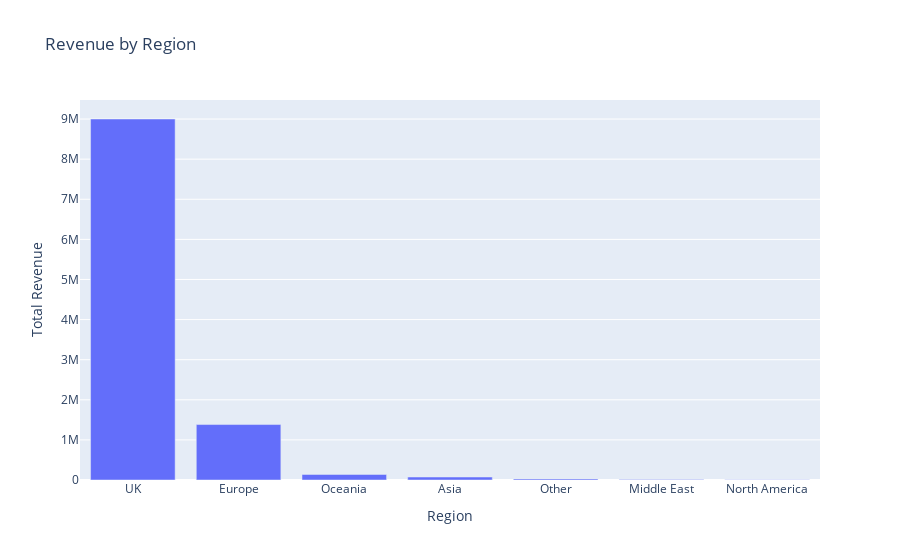

Notebook cell for this chart:
### Markdown cell above
Now we can aggregate our revenues by region, and display our findings in a Bar Plot.

### Code cell
# Aggregate revenue by region
region_sales = df.groupby('Region')['TotalPrice'].sum().reset_index()

# Bar chart of regional revenue
fig = px.bar(region_sales.sort_values(by='TotalPrice', ascending=False),
             x='Region', y='TotalPrice',
             title='Revenue by Region',
             labels={'TotalPrice': 'Total Revenue'})
fig.show()

### Figure 1 — Plotly figure (JSON) as saved in the notebook; plotly's stock layout.template omitted (floating-point values rounded to 4 significant figures)
{"data": [{"hovertemplate": "Region=%{x}<br>Total Revenue=%{y}<extra></extra>", "legendgroup": "", "marker": {"color": "#636efa", "pattern": {"shape": ""}}, "name": "", "orientation": "v", "showlegend": false, "textposition": "auto", "type": "bar", "x": ["UK", "Europe", "Oceania", "Asia", "Other", "Middle East", "North America"], "xaxis": "x", "y": [9002000.0, 1383000.0, 138500.0, 74180.0, 27640.0, 10030.0, 7247.0], "yaxis": "y"}], "layout": {"barmode": "relative", "legend": {"tracegroupgap": 0}, "title": {"text": "Revenue by Region"}, "xaxis": {"anchor": "y", "domain": [0, 1], "title": {"text": "Region"}}, "yaxis": {"anchor": "x", "domain": [0, 1], "title": {"text": "Total Revenue"}}}}
